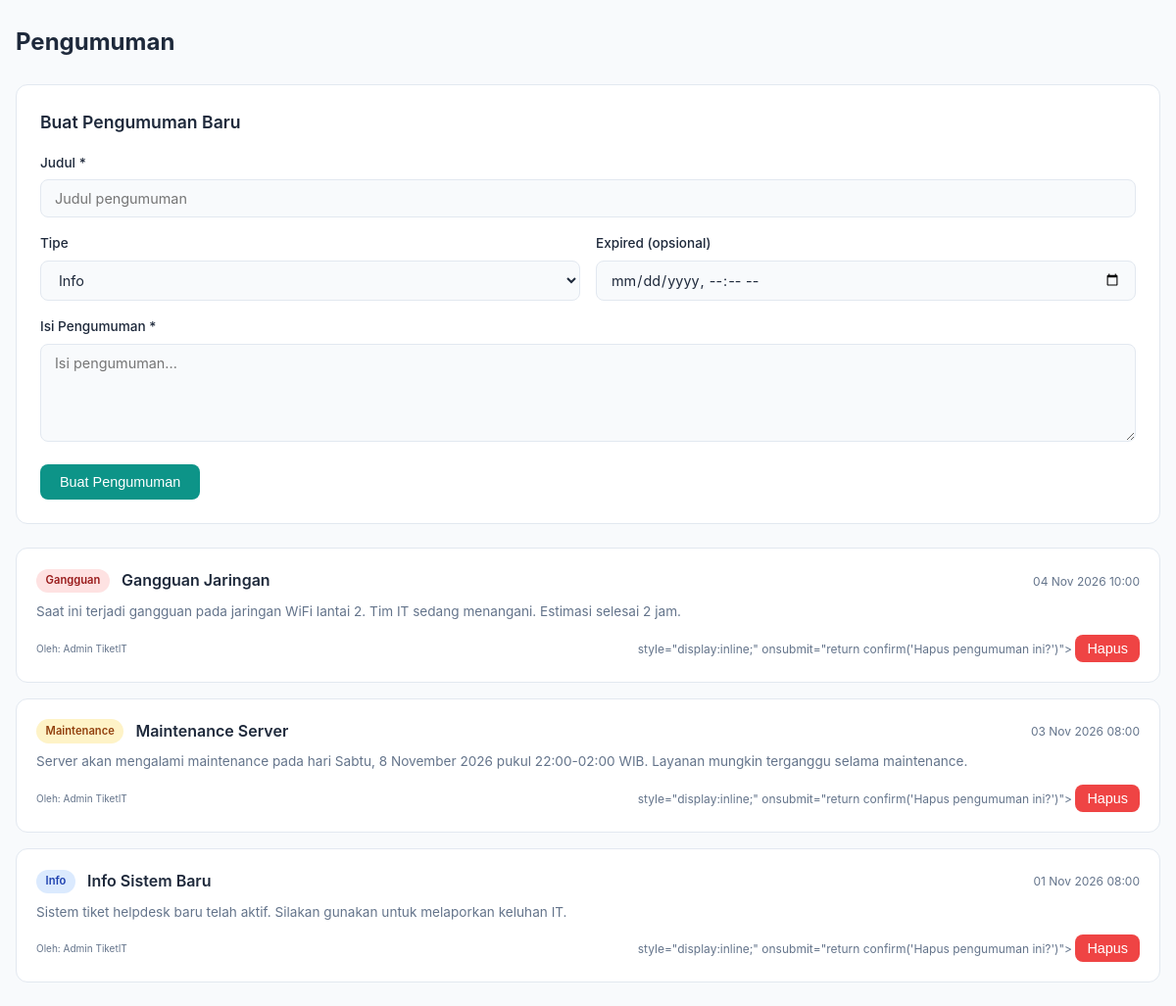
Page /admin/announcements (signed in) on the committed database.
### tables this page shows
CREATE TABLE IF NOT EXISTS announcements (
    id INT AUTO_INCREMENT PRIMARY KEY,
    judul VARCHAR(255) NOT NULL,
    isi TEXT NOT NULL,
    tipe ENUM('maintenance', 'gangguan', 'info') NOT NULL DEFAULT 'info',
    id_author INT NOT NULL,
    created_at TIMESTAMP DEFAULT CURRENT_TIMESTAMP,
    expired_at TIMESTAMP NULL DEFAULT NULL,
    FOREIGN KEY (id_author) REFERENCES users(id) ON DELETE CASCADE
);

CREATE TABLE IF NOT EXISTS users (
    id INT AUTO_INCREMENT PRIMARY KEY,
    email VARCHAR(255) NOT NULL UNIQUE,
    password VARCHAR(255) NOT NULL,
    nama VARCHAR(255) NOT NULL,
    role ENUM('admin', 'teknisi', 'user') NOT NULL DEFAULT 'user',
    departemen VARCHAR(100),
    no_telp VARCHAR(50),
    created_at TIMESTAMP DEFAULT CURRENT_TIMESTAMP,
    updated_at TIMESTAMP DEFAULT CURRENT_TIMESTAMP ON UPDATE CURRENT_TIMESTAMP
);

### controllers/admin/announcements/index.php (called while the page is built, shortened)
<?php
$db = App::resolve(Database::class);
$announcements = $db->query(
    'SELECT a.*, u.nama AS author_nama
     FROM announcements a
     JOIN users u ON a.id_author = u.id
     ORDER BY a.created_at DESC'
)->getAll();
view('dashboard_admin/announcements/index.view.php', [
    'css' => 'dashboard.css',
    'title' => 'Pengumuman - TiketIT',
    'announcements' => $announcements,
]);

### public/index.php (called while the page is built, shortened)
<?php
require BASE_PATH.'Core/functions.php';
spl_autoload_register(function ($class) {
    $class = str_replace('\\', DIRECTORY_SEPARATOR, $class);
});
require base_path('bootstrap.php');
$router = new \Core\Router();
$uri = parse_url($_SERVER['REQUEST_URI'])['path'];
$method = $_POST['_method'] ?? $_SERVER['REQUEST_METHOD'];
$router->route($uri, $method);

### Core/App.php (called while the page is built, shortened)
<?php
class App
{
    protected static $container;
    public static function setContainer($container)
    {
        static::$container = $container;
    }
    public static function container()
    {
        return static::$container;
    }
    public static function resolve($key)
    {
        return static::container()->resolve($key);
    }
}

### Core/Container.php (called while the page is built, shortened)
<?php
class Container
{
    protected $bindings = [];
    public function bind($key, $resolver)
    {
        $this->bindings[$key] = $resolver;
    }
    public function resolve($key)
    {
        $resolver = $this->bindings[$key];
        return call_user_func($resolver);
    }
}

### config.php (called while the page is built, shortened)
<?php
$config = [
    'database' => [
        'host' => getenv('DB_HOST') ?: 'localhost',
        'port' => getenv('DB_PORT') ?: 3306,
        'dbname' => getenv('DB_NAME') ?: 'tiketit',
        'charset' => 'utf8mb4',
        'username' => getenv('DB_USER') ?: 'root',
        'password' => getenv('DB_PASS') ?: '',
    ],
    'app' => [
        'name' => 'TiketIT',
        'version' => '1.0.0',
        'timezone' => 'Asia/Jakarta',
    ],
];
$local = __DIR__ . '/config.local.php';
return $config;

### bootstrap.php (called while the page is built, shortened)
<?php
$container = new Container();
$container->bind('Core\Database', function () {
    $config = require base_path('config.php');
    return new Database(
        $config['database'],
        $config['database']['username'] ?? 'root',
        $config['database']['password'] ?? ''
    );
});

### Core/Database.php (called while the page is built, shortened)
<?php
class Database
{
    public $connection;
    public $statement;
    public function __construct($config, $username = 'root', $password = '')
    {
        $dsn = 'mysql:' . http_build_query($config, '', ';');
        $this->connection = new PDO($dsn, $username, $password, [
           PDO::ATTR_DEFAULT_FETCH_MODE => PDO::FETCH_ASSOC
        ]);
    }
    public function query($query, $params = [])
    {
        $this->statement = $this->connection->prepare($query);
        $this->statement->execute($params);
        return $this;
    }
    public function getAll()
    {
        return $this->statement->fetchAll();
    }
}

### Core/Auth.php (called while the page is built, shortened)
<?php
class Auth
{
    public static function generateCsrfToken()
    {
        return $_SESSION['csrf_token'];
    }
}

### views/dashboard_admin/announcements/index.view.php (the view, shortened to what this page needs)
<?php require base_path('views/partials/head.php') ?>
<div class="dashboard-container">
    <div class="page-header">
        <h1>Pengumuman</h1>
    </div>
    <div class="form-card mb-6">
        <h3>Buat Pengumuman Baru</h3>
        <form action="/admin/announcements/store" method="POST">
            <div class="form-group">
                <label for="judul">Judul *</label>
                <input type="text" id="judul" name="judul" required placeholder="Judul pengumuman">
            </div>
            <div class="form-row">
                <div class="form-group">
                    <label for="tipe">Tipe</label>
                    <select id="tipe" name="tipe">
                        <option value="info">Info</option>
                    </select>
                </div>
                <div class="form-group">
                    <label for="expired_at">Expired (opsional)</label>
                    <input type="datetime-local" id="expired_at" name="expired_at">
                </div>
            </div>
            <div class="form-group">
                <label for="isi">Isi Pengumuman *</label>
                <textarea id="isi" name="isi" rows="4" required placeholder="Isi pengumuman..."></textarea>
            </div>
            <button type="submit" class="btn-primary">Buat Pengumuman</button>
        </form>
    </div>
    <?php if (empty($announcements)): ?>
        <div class="empty-state">
            <div class="empty-icon"></div>
            <p>Belum ada pengumuman.</p>
        </div>
    <?php else: ?>
        <div class="announcement-list">
            <?php foreach ($announcements as $ann): ?>
            <div class="announcement-card">
                <div class="ann-header">
                    <span class="badge badge-<?= $ann['tipe'] ?>"><?= ucfirst($ann['tipe']) ?></span>
                    <h3><?= htmlspecialchars($ann['judul']) ?></h3>
                    <span class="ann-date"><?= date('d M Y H:i', strtotime($ann['created_at'])) ?></span>
                </div>
                <p class="ann-body"><?= nl2br(htmlspecialchars($ann['isi'])) ?></p>
                <div class="ann-footer">
                    <small>Oleh: <?= htmlspecialchars($ann['author_nama']) ?></small>
                    <form action="/admin/announcements/delete" method="POST"
                        <?= csrf_field() ?> style="display:inline;" onsubmit="return confirm('Hapus pengumuman ini?')">
                        <button type="submit" class="btn-danger btn-sm">Hapus</button>
                    </form>
                </div>
            </div>
            <?php endforeach; ?>
        </div>
    <?php endif; ?>
</div>
<?php require base_path('views/partials/foot.php') ?>

### Core/Router.php (shortened to what this page needs)
<?php
class Router
{
    protected $routes = [];
    public function add($method, $uri, $controller)
    {
        $this->routes[] = [
            'uri' => $uri,
            'controller' => $controller,
            'method' => $method
        ];
    }
    public function route($uri, $method)
    {
        foreach ($this->routes as $route) {
            if ($route['uri'] === $uri && $route['method'] === strtoupper($method)) {
                return require base_path($route['controller']);
            }
        }
    }
}

### public/css/dashboard.css (style rules this page uses)
:root { --primary: #0d9488; --primary-light: #14b8a6; --primary-dark: #0f766e; --primary-50: #f0fdfa; --primary-100: #ccfbf1; --bg: #f8fafc; --bg-card: #ffffff; --bg-sidebar: #0f766e; --text: #1e293b; --text-muted: #64748b; --border: #e2e8f0; --success: #22c55e; --warning: #f59e0b; --danger: #ef4444; --info: #3b82f6; --shadow: 0 1px 3px rgba(0,0,0,0.1); }
* { box-sizing: border-box; margin: 0; padding: 0; }
body { font-family: 'Inter', 'Segoe UI', system-ui, sans-serif; background: var(--bg); color: var(--text); line-height: 1.6; }
.dashboard-container { max-width: 1200px; margin: 0 auto; padding: 1.5rem 1rem; }
.page-header { display: flex; align-items: center; justify-content: space-between; margin-bottom: 1.5rem; flex-wrap: wrap; gap: 1rem; }
.page-header h1 { font-size: 1.5rem; font-weight: 700; color: var(--text); }
.badge { padding: 0.2rem 0.6rem; border-radius: 9999px; font-size: 0.7rem; font-weight: 600; text-transform: capitalize; }
.badge-maintenance { background: #fef3c7; color: #92400e; }
.badge-gangguan { background: #fee2e2; color: #991b1b; }
.badge-info { background: #dbeafe; color: #1e40af; }
.form-card { background: var(--bg-card); border: 1px solid var(--border); border-radius: 0.75rem; padding: 1.5rem; }
.form-card h3 { font-size: 1.1rem; font-weight: 600; margin-bottom: 1rem; }
.form-group { margin-bottom: 1rem; }
.form-group label { display: block; font-size: 0.85rem; font-weight: 500; margin-bottom: 0.375rem; color: var(--text); }
.form-group input, .form-group select, .form-group textarea { width: 100%; padding: 0.625rem 0.875rem; border: 1px solid var(--border); border-radius: 0.5rem; font-size: 0.9rem; font-family: inherit; background: var(--bg); color: var(--text); transition: border-color 0.2s; }
.form-group textarea { resize: vertical; min-height: 100px; }
.form-row { display: grid; grid-template-columns: 1fr; gap: 1rem; }
@media (min-width: 640px) { .form-row { grid-template-columns: 1fr 1fr; } }
.btn-primary { padding: 0.625rem 1.25rem; background: var(--primary); color: white; border: none; border-radius: 0.5rem; font-weight: 500; font-size: 0.9rem; cursor: pointer; transition: all 0.2s; text-decoration: none; display: inline-block; }
.btn-sm { padding: 0.375rem 0.75rem; font-size: 0.8rem; border-radius: 0.375rem; }
.btn-danger { background: var(--danger); color: white; border: none; border-radius: 0.5rem; font-weight: 500; font-size: 0.9rem; cursor: pointer; transition: all 0.2s; }
.page-header h1 { font-size: 1.5rem; font-weight: 700; }
.announcement-list { display: flex; flex-direction: column; gap: 1rem; }
.announcement-card { background: var(--bg-card); border: 1px solid var(--border); border-radius: 0.75rem; padding: 1.25rem; }
.ann-header { display: flex; align-items: center; gap: 0.75rem; margin-bottom: 0.5rem; flex-wrap: wrap; }
.ann-header h3 { font-size: 1rem; font-weight: 600; flex: 1; }
.ann-date { font-size: 0.75rem; color: var(--text-muted); }
.ann-body { font-size: 0.85rem; color: var(--text-muted); line-height: 1.6; margin-bottom: 0.75rem; }
.ann-footer { display: flex; align-items: center; justify-content: space-between; font-size: 0.75rem; color: var(--text-muted); }
.mb-6 { margin-bottom: 1.5rem; }

### rows in the picture
announcements: tipe "Gangguan", judul "Gangguan Jaringan", created_at "04 Nov 2026 10:00", isi "Saat ini terjadi gangguan pada jaringan WiFi lantai 2. Tim IT sedang menangani. Estimasi selesai 2 jam.", id_author.nama "Admin TiketIT"
announcements: tipe "Maintenance", judul "Maintenance Server", created_at "03 Nov 2026 08:00", isi "Server akan mengalami maintenance pada hari Sabtu, 8 November 2026 pukul 22:00-02:00 WIB. Layanan mungkin terganggu selama maintenance.", id_author.nama "Admin TiketIT"
announcements: tipe "Info", judul "Info Sistem Baru", created_at "01 Nov 2026 08:00", isi "Sistem tiket helpdesk baru telah aktif. Silakan gunakan untuk melaporkan keluhan IT.", id_author.nama "Admin TiketIT"
